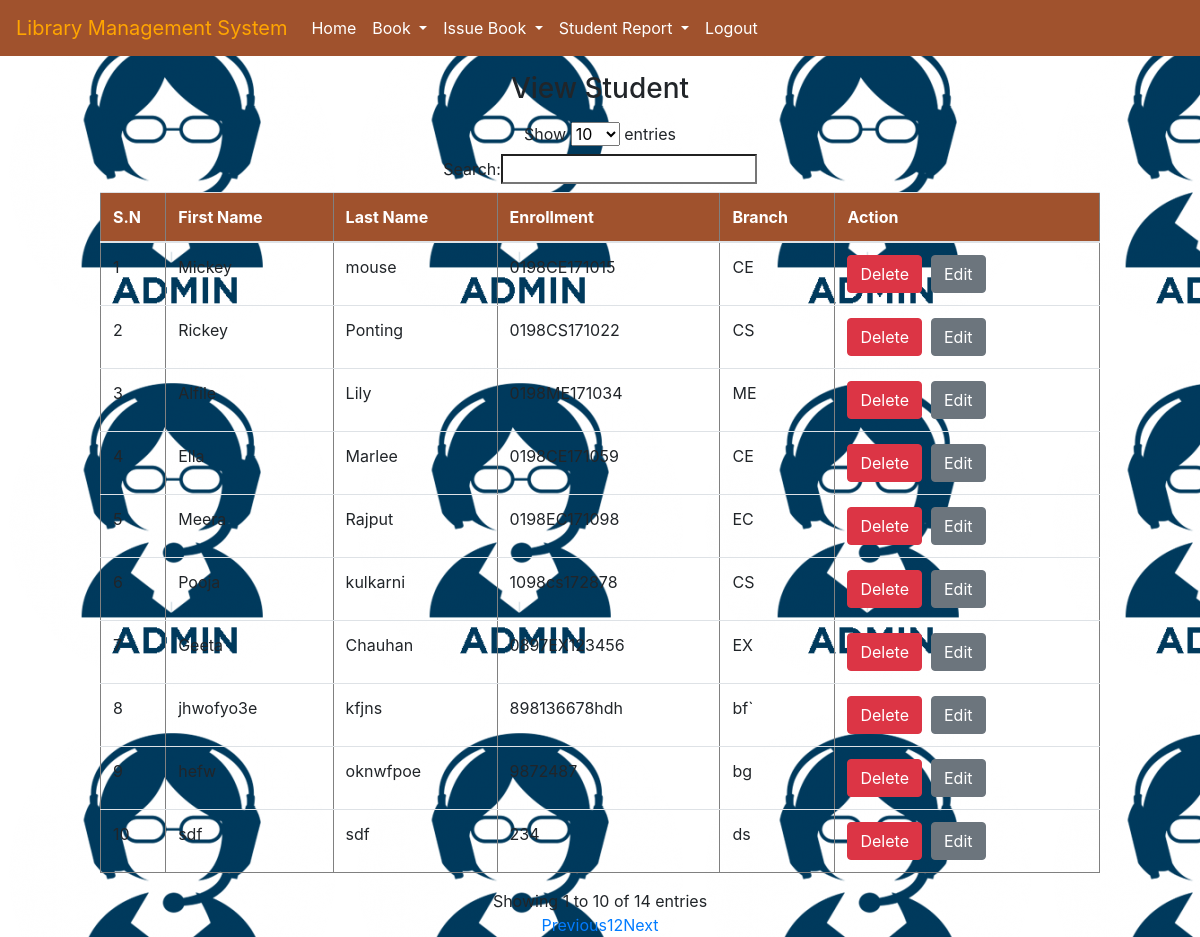
/viewstudent/ (signed in), run on the app's committed database.
### library/models.py (models this page shows, shortened)
class Studentinfo(models.Model):
    user=models.ForeignKey(User,on_delete=models.CASCADE,null=True)
    rollNo=models.CharField(max_length=100,null=True)
    branch=models.CharField(max_length=100,null=True)

### library/views.py (the view)
# urls.py: path('viewstudent/',viewstudent, name='viewstudent')
def viewstudent(request):
    if not request.user.is_authenticated:
        return redirect('loginadmin')
    order1 = Studentinfo.objects.all()
    d = {'data1':order1}
    return render(request,'viewstudent.html',d)

### library/templates/viewstudent.html
{% extends 'navigation.html' %}
{% load static %}
{% block body %}
    <div align="center">
        <h3 align="center" class="my-3">View Student</h3>
        <table border="1" style="width:1000px" align="center" id="myTable"  class="table table-border">
<thead style="background-color:#a0522d;color:white">
        <tr>
            <th>S.N</th>
            <th>First Name</th>
            <th>Last Name</th>
            <th>Enrollment</th>
            <th>Branch</th>
            <th> Action</th>
        </tr></thead>
            <tbody>
        {% for i in data1 %}
         <tr>
             <td>{{forloop.counter}} </td>
             <td>{{i.user.first_name}} </td>
             <td>{{i.user.last_name}} </td>
             <td>{{i.rollNo}} </td>
             <td>{{i.branch}} </td>
             <td> <a href="{% url 'deletestudent' i.id %}" class="btn btn-danger">Delete</a>&nbsp;&nbsp;<a href="{% url 'editstudent' i.id %}" class="btn btn-secondary">Edit</a></button</td>
         </tr>
        {% endfor %}
            </tbody>
    </table>
    </div>
{% endblock %}

### library/templates/navigation.html (style rules this page uses)
* { box-sizing: border-box; }
body { background-image:url("admin.png"); }

### data on the page
Studentinfo: user.first_name "Mickey", user.last_name "mouse", rollNo "0198CE171015", branch "CE"
Studentinfo: user.first_name "Rickey", user.last_name "Ponting", rollNo "0198CS171022", branch "CS"
Studentinfo: user.first_name "Alfile", user.last_name "Lily", rollNo "0198ME171034", branch "ME"
Studentinfo: user.first_name "Ella", user.last_name "Marlee", rollNo "0198CE171059", branch "CE"
Studentinfo: user.first_name "Meera", user.last_name "Rajput", rollNo "0198EC171098", branch "EC"
Studentinfo: user.first_name "Pooja", user.last_name "kulkarni", rollNo "1098cs172878", branch "CS"
Studentinfo: user.first_name "Geeta", user.last_name "Chauhan", rollNo "0897EX123456", branch "EX"
Studentinfo: user.first_name "jhwofyo3e", user.last_name "kfjns", rollNo "898136678hdh", branch "bf`"
Studentinfo: user.last_name "oknwfpoe", rollNo "9872487", branch "bg"
Studentinfo: user.first_name "sdf", user.last_name "sdf", rollNo "234", branch "ds"
